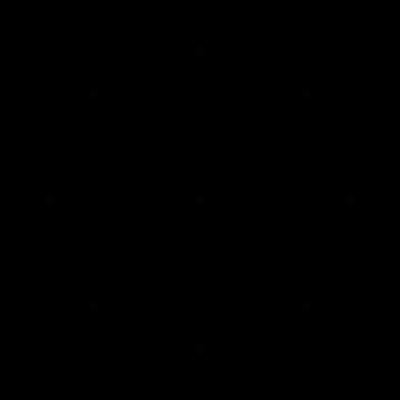
Frame 1 (no input)
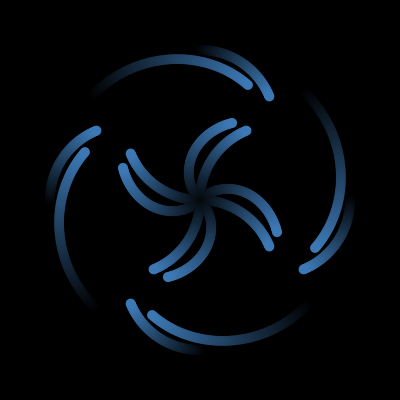
Frame 60 (the mouse pressed at the canvas centre just before this capture)
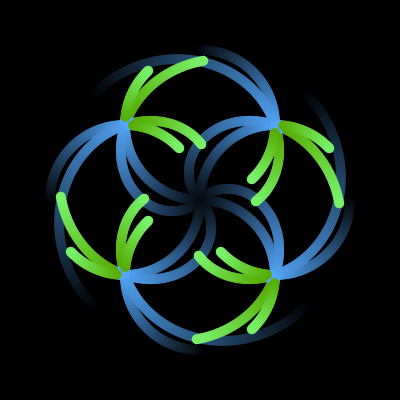
Frame 120 (the mouse held since frame 60 and released just before this capture)

The Processing sketch that drew these frames (run headless with seeded random() and noise(); from frame 60 on, the mouse is pressed at the canvas centre):

// Processing sketch: processing_94161
// ── processing_94161.pde

//Just wanted to check what paths these circles do.


void setup(){
size(400,400);

background(0);
smooth();

}

float theta = 0;

void draw(){
float radius=150;
//background(0);
translate(width/2,height/2);
ellipseMode(CENTER);

fill(frameCount % 255,
     (2 * frameCount) % 255,
     (3 * frameCount) % 255
     );
//fill(255);
noStroke();
//ellipse(0,0,radius,radius);
rotate(theta);

float xval = radius * cos(theta);
float yval = radius * sin(theta);
ellipse(xval,0,10,10);
ellipse(0,yval,10,10);
ellipse(yval,0,10,10);
ellipse(0,xval,10,10);

ellipse(-xval,0,10,10);
ellipse(0,-yval,10,10);
ellipse(-yval,0,10,10);
ellipse(0,-xval,10,10);

rotate(theta+PI/4);
ellipse(xval,0,10,10);
ellipse(0,yval,10,10);
ellipse(yval,0,10,10);
ellipse(0,xval,10,10);

ellipse(-xval,0,10,10);
ellipse(0,-yval,10,10);
ellipse(-yval,0,10,10);
ellipse(0,-xval,10,10);
theta+=.01;
}
